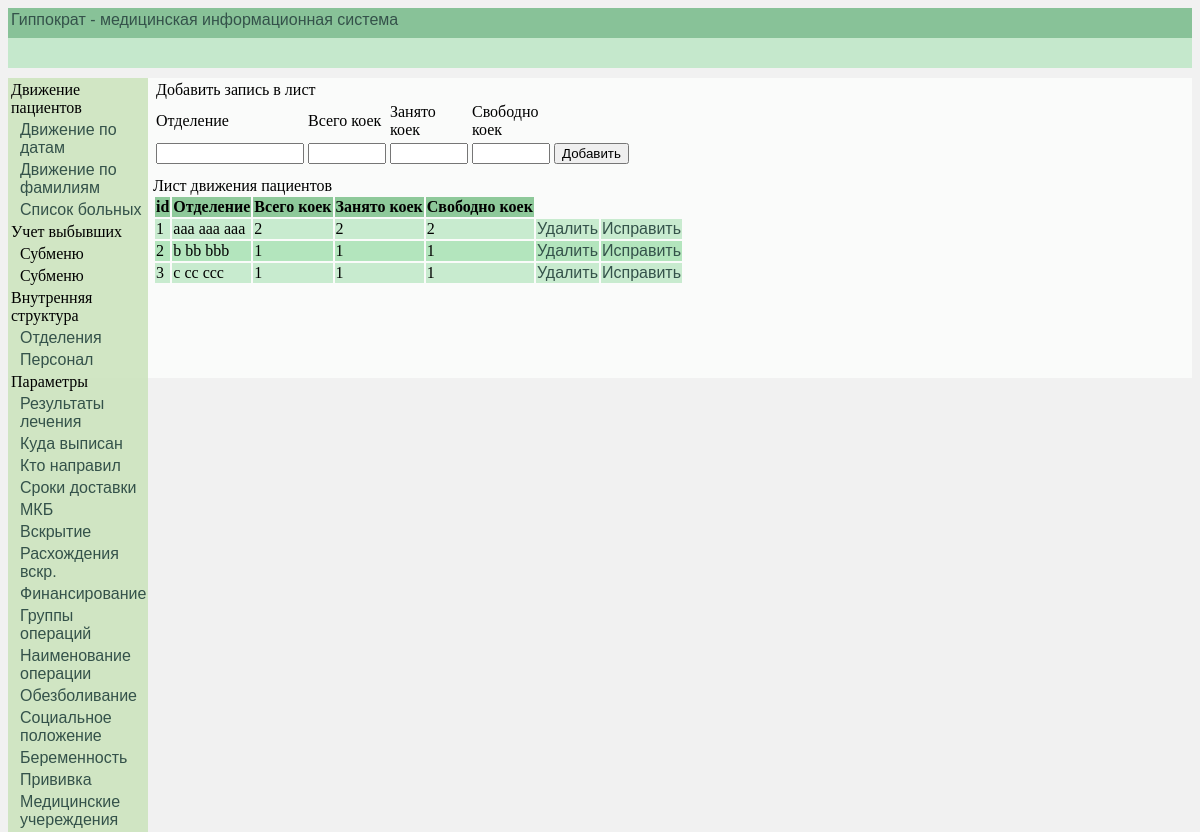
/internal_structure/, run on the app's committed database.
### InternalStructure/models.py (models this page shows, shortened)
class InternalStructure(models.Model):
    NameDepart = models.CharField(db_index=True, verbose_name='Отделение', max_length=40)
    TotalBeds = models.IntegerField(verbose_name='Всего коек')
    UsedBeds = models.IntegerField(verbose_name='Занято коек')
    UnusedBeds = models.IntegerField(verbose_name='Свободно коек')
    class Meta():
        verbose_name_plural = 'Внутренняя структура'
        verbose_name = 'Внутренняя структура'
        ordering = ['NameDepart']

### Main/views.py (the view)
# urls.py: path('internal_structure/', data_page, {'model': InternalStructure, 'rec_form': InternalStructureForms,
def data_page(request, model, rec_form, template, filter_form=None):
    list_of_records = model.objects.all()
    if request.method == 'POST':
        add_list_form = rec_form(request.POST)
        if add_list_form.is_valid():
            add_list_form.save()
            rev = template
            return HttpResponseRedirect(reverse(rev))
    else:
        return render(request, 'Main/' + template + '.html', {'list_of_records': list_of_records,
                                                              'rec_form': rec_form,
                                                              'filter_form': filter_form})

### Main/templates/Main/internal_structure.html
{% extends "Main/base.html" %}
{% block content %}
{% include "InternalStructure/internal_structure.html" %}
{% endblock %}

### InternalStructure/templates/InternalStructure/internal_structure.html (shortened to what this page needs)
{% load static %}
<!DOCTYPE html>
<html lang="ru">
<head>
    <link rel="stylesheet" type="text/css" href="{% static 'InternalStructure/css/internal_structure.css' %}" >
</head>
<body>
<div id="add_pat">
    <table id="table_add_pat">
        <tr>
            <td colspan="2">Добавить запись в лист</td>
        </tr>
         <tr>
            <td>Отделение</td>
            <td>Всего коек</td>
            <td>Занято коек</td>
            <td>Свободно коек</td>
        </tr>
        <tr>
            <form method="POST">
                <td>{{ rec_form.NameDepart }}</td>
                <td>{{ rec_form.TotalBeds }}</td>
                <td>{{ rec_form.UsedBeds }}</td>
                <td>{{ rec_form.UnusedBeds }}</td>
                <td><input type="submit" value="Добавить" ></td>
            </form>
        </tr>
    </table>
</div>
<div>Лист движения пациентов</div>
<table id="Table_list">
    <tr class="Table_list_pat_head">
        <th>id</th>
        <th>Отделение</th>
        <th>Всего коек</th>
        <th>Занято коек</th>
        <th>Свободно коек</th>
    </tr>
        {% for rec in list_of_records %}
            <tr>
                <td>{{ rec.id }}</td>
                <td>{{ rec.NameDepart }}</td>
                <td>{{ rec.TotalBeds }}</td>
                <td>{{ rec.UsedBeds }}</td>
                <td>{{ rec.UnusedBeds }}</td>
                <td><a href="{% url 'delete_internal_structure' id_record=rec.id %}">Удалить</a></td>
                <td><a href="{% url 'edit_internal_structure' id_record=rec.id %}">Исправить</a></td>
             </tr>
        {% endfor %}
</table>
</body>
</html>

### Main/static/Main/css/index.css (style rules this page uses)
a { font-family: sans-serif; text-decoration: none; }
a:link { color: #34524a; }
body { background: #ecececb2; }

### InternalStructure/static/InternalStructure/css/internal_structure.css (style rules this page uses)
#Table_list th { background: #50995e5e; }
#Table_list tbody tr:nth-child(odd) { background: #b3e5bd; }
#Table_list tbody tr:nth-child(even) { background: #b3e5bdb2; }
#table_add_pat td { text-align: left; width: 70px; }
#add_pat { margin-bottom: 10px; }
#id_NameDepart { width: 140px; }
#id_TotalBeds { width: 70px; }
#id_UsedBeds { width: 70px; }
#id_UnusedBeds { width: 70px; }

### data on the page
InternalStructure: id "1", NameDepart "aaa aaa aaa", TotalBeds "2", UsedBeds "2", UnusedBeds "2"
InternalStructure: id "2", NameDepart "b bb bbb", TotalBeds "1", UsedBeds "1", UnusedBeds "1"
InternalStructure: id "3", NameDepart "c cc ccc", TotalBeds "1", UsedBeds "1", UnusedBeds "1"
